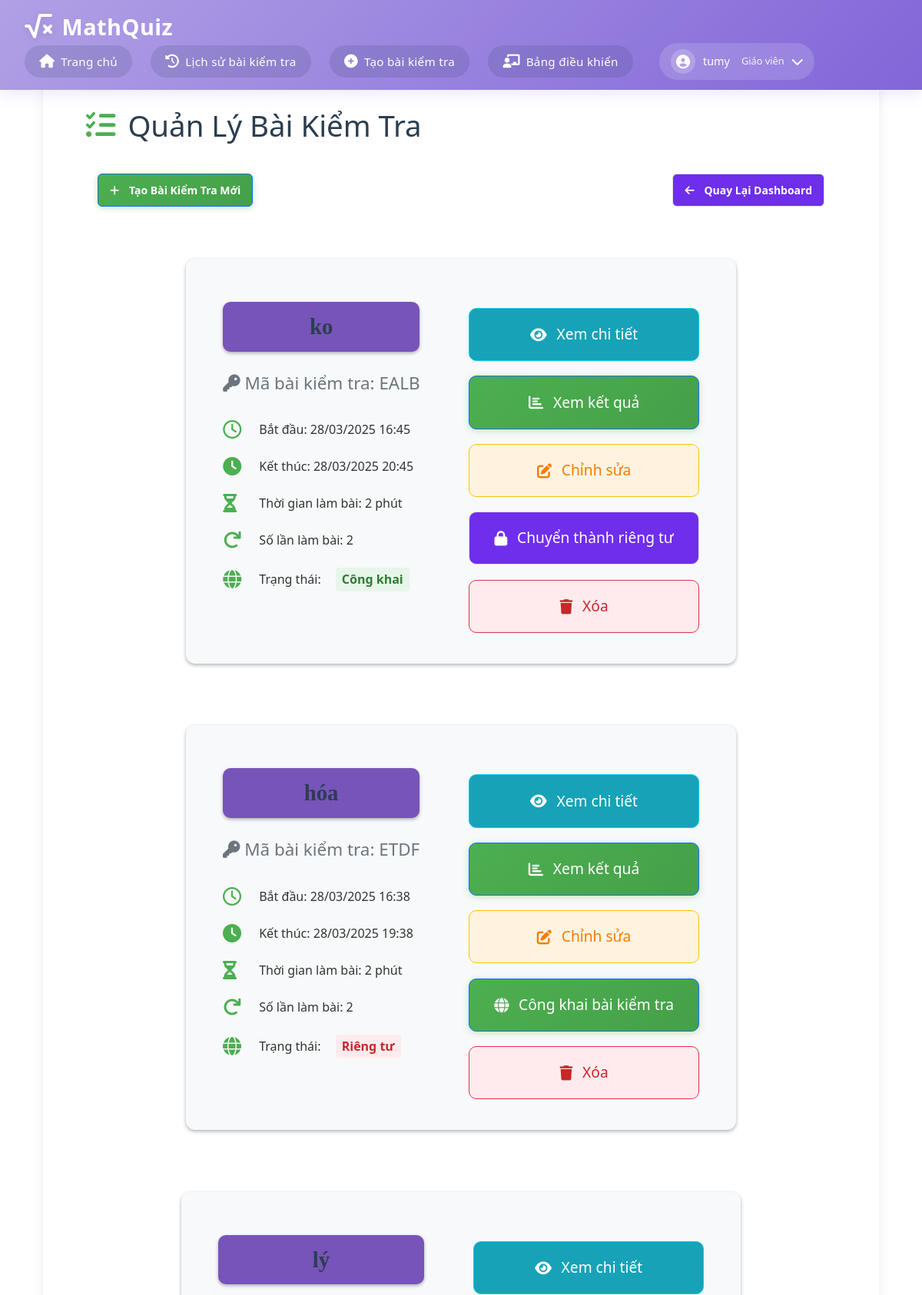
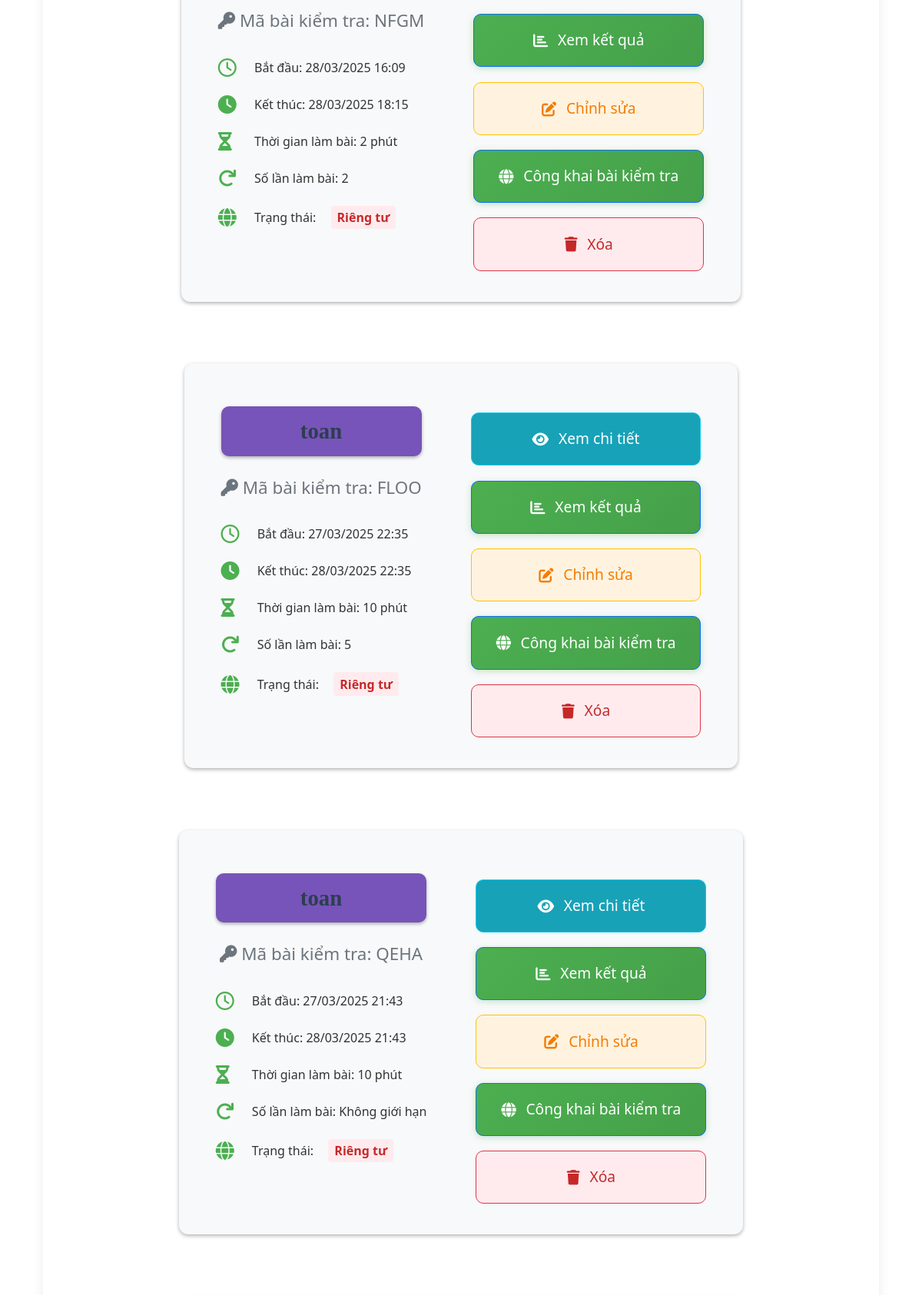
Page /teacher/manage-quizzes (signed in, upper part) on the committed database (2 pictures, top to bottom).
### app.py (models this page shows)
class Quiz(db.Model):
    id = db.Column(db.Integer, primary_key=True)
    title = db.Column(db.String(200), nullable=False)
    quiz_code = db.Column(db.String(10), unique=True, nullable=True, server_default=None)  # Make it nullable with default None
    teacher_id = db.Column(db.Integer, db.ForeignKey('user.id'), nullable=False)
    start_time = db.Column(db.DateTime, nullable=False)
    end_time = db.Column(db.DateTime, nullable=False)
    duration = db.Column(db.Integer, nullable=False)  # in minutes
    max_attempts = db.Column(db.Integer, nullable=True, default=None)  # Số lần làm bài tối đa
    is_public = db.Column(db.Boolean, default=False)  # Thêm trường is_public
    questions = db.relationship('Question', backref='quiz', lazy=True)
    teacher = db.relationship('User', backref='quizzes', lazy=True)

### app.py (the view)
@app.route('/teacher/manage-quizzes')
def manage_quizzes():
    if 'user_id' not in session or session['role'] != 'teacher':
        flash('Bạn không có quyền truy cập trang này!')
        return redirect(url_for('home'))
    teacher_id = session['user_id']
    quizzes = Quiz.query.filter_by(teacher_id=teacher_id).order_by(Quiz.id.desc()).all()
    return render_template('manage_quizzes.html', quizzes=quizzes)

### templates/manage_quizzes.html (shortened to what this page needs)
{% extends "base.html" %}
{% block content %}
<div class="container">
    <h1><i class="fas fa-tasks"></i> Quản Lý Bài Kiểm Tra</h1>
    <div class="action-bar">
        <a href="{{ url_for('create_quiz') }}" class="btn btn-primary">
            <i class="fas fa-plus"></i> Tạo Bài Kiểm Tra Mới
        </a>
        <a href="{{ url_for('teacher_dashboard') }}" class="btn btn-secondary">
            <i class="fas fa-arrow-left"></i> Quay Lại Dashboard
        </a>
    </div>
    <div class="quiz-list-manage">
        {% if quizzes %}
            {% for quiz in quizzes %}
            <div class="quiz-card">
                <div class="quiz-info">
                    <h3>{{ quiz.title }}</h3>
                    <div class="quiz-code">
                        <i class="fas fa-key"></i> Mã bài kiểm tra: {{ quiz.quiz_code }}
                    </div>
                    <div class="quiz-info-text">
                        <i class="far fa-clock"></i>
                        Bắt đầu: {{ quiz.start_time.strftime('%d/%m/%Y %H:%M') }}
                    </div>
                    <div class="quiz-info-text">
                        <i class="fas fa-clock"></i>
                        Kết thúc: {{ quiz.end_time.strftime('%d/%m/%Y %H:%M') }}
                    </div>
                    <div class="quiz-info-text">
                        <i class="fas fa-hourglass-half"></i>
                        Thời gian làm bài: {{ quiz.duration }} phút
                    </div>
                    <div class="quiz-info-text">
                        <i class="fas fa-redo"></i>
                        Số lần làm bài: {{ quiz.max_attempts if quiz.max_attempts else 'Không giới hạn' }}
                    </div>
                    <div class="quiz-info-text">
                        <i class="fas fa-globe"></i>
                        Trạng thái: <span class="visibility-status {{ 'public' if quiz.is_public else 'private' }}">
                            {{ 'Công khai' if quiz.is_public else 'Riêng tư' }}
                        </span>
                    </div>
                </div>
                <div class="quiz-actions">
                    <a href="{{ url_for('view_quiz', quiz_id=quiz.id) }}" class="btn btn-small btn-info">
                        <i class="fas fa-eye"></i> Xem chi tiết
                    </a>
                    <a href="{{ url_for('quiz_results', quiz_id=quiz.id) }}" class="btn btn-small btn-primary">
                        <i class="fas fa-chart-bar"></i> Xem kết quả
                    </a>
                    <a href="{{ url_for('edit_quiz', quiz_id=quiz.id) }}" class="btn btn-small btn-warning">
                        <i class="fas fa-edit"></i> Chỉnh sửa
                    </a>
                    <a href="{{ url_for('toggle_quiz_visibility', quiz_id=quiz.id) }}" class="btn btn-small {{ 'btn-secondary' if quiz.is_public else 'btn-primary' }}">
                        <i class="fas {{ 'fa-lock' if quiz.is_public else 'fa-globe' }}"></i>
                        {{ 'Chuyển thành riêng tư' if quiz.is_public else 'Công khai bài kiểm tra' }}
                    </a>
                    <a href="{{ url_for('delete_quiz', quiz_id=quiz.id) }}" class="btn btn-small btn-danger" onclick="return confirm('Bạn có chắc chắn muốn xóa bài kiểm tra này?')">
                        <i class="fas fa-trash"></i> Xóa
                    </a>
                </div>
            </div>
            {% endfor %}
        {% endif %}
    </div>
</div>
{% endblock %}

### static/css/style.css (style rules this page uses)
:root { --primary-color: #9370DB; --secondary-color: #B19CD9; --background-color: linear-gradient(135deg, #9370DB, #9c83ca, #F8F8FF); --text-color: #333; }
* { margin: 0; padding: 0; box-sizing: border-box; }
html, body { height: 100%; margin: 0; display: flex; flex-direction: column; }
body { font-family: Arial, sans-serif; background-color: var(--background-color); color: var(--text-color); line-height: 1.6; height: 100%; width: 100%; margin: 0; }
.container { width: 100%; text-align: center; margin: 30px auto; }
.btn { background-color: #9370DB; color: white; padding: 0.8rem 1.5rem; border: none; border-radius: 4px; cursor: pointer; font-size: 1rem; transition: background-color 0.3s; text-decoration: none; display: inline-block; }
.btn { width: 300px; padding: 12px; font-size: 18px; color: #fff; background-color: #007bff; border: none; border-radius: 4px; cursor: pointer; }
.btn-primary { width: auto; background-color: #1a9248 !important; }
.btn-danger { background-color: #db1c1c; }
.btn-secondary { width: auto; background-color: #6e2eec !important; }
.quiz-card { display: block; background: #ffffff; padding: 1.5rem; border-radius: 10px; box-shadow: 0 2px 5px rgba(0, 0, 0, 0.3); max-width: 100%; margin: 20px auto; width: auto; box-sizing: border-box; height: auto; }
.quiz-card h3 { font-family: 'Times New Roman', Times, serif; background: #7754b9; color: #ffffff; border-radius: 10px; padding: 15px; box-shadow: 0 2px 4px rgba(0,0,0,0.3); margin: 0; font-size: 1.5rem; text-overflow: ellipsis; overflow: hidden; white-space: nowrap; word-wrap: break-word; }
.quiz-card .quiz-info { font-size: 1rem; margin-top: 1rem; }
.quiz-card .quiz-info-text { font-size: 1rem; color: #333; }
.quiz-card .quiz-actions { margin-top: 1.5rem; display: flex; justify-content: space-between; }
.quiz-actions { display: flex; gap: 1rem; margin-top: 1rem; }
.quiz-actions .btn-info { background-color: #17a2b8; color: white; }
.quiz-info-text { font-size: 0.875rem; margin: 5px 0; word-wrap: break-word; }
.btn-small { padding: 0.5rem 1rem; font-size: 0.9rem; }
.quiz-info-text { margin-top: 20px; color: #110e0e; text-align: center; text-align: left; }
.action-bar { display: flex; justify-content: space-between; margin-bottom: 20px; }
.action-bar .btn { padding: 10px 15px; font-size: 14px; font-weight: bold; border-radius: 6px; text-decoration: none; margin-left: 15px; margin-right: 15px; }

### templates/base.html (style rules this page uses)
:root { --primary-color: #b1a0e5; --secondary-color: #8166d8; --background-color: #b1a4dd; --text-color: #333; --shadow: rgba(112, 87, 219, 0.15); }
body { margin: 0; padding: 0; min-height: 100vh; background: var(--background-color); font-family: 'Segoe UI', system-ui, -apple-system, sans-serif; color: var(--text-color); display: flex; flex-direction: column; }
.container { margin-top: 6rem; margin-bottom: 15px; padding: 2rem; background: white; border-radius: 20px; box-shadow: -2px 7px 30px rgb(0 0 0 / 15%); flex: 1; }

### rows in the picture
Quiz: title "ko", quiz_code "EALB", start_time "28/03/2025 16:45", end_time "28/03/2025 20:45", duration "2", max_attempts "2", is_public "Công khai", is_public "Chuyển thành riêng tư"
Quiz: title "hóa", quiz_code "ETDF", start_time "28/03/2025 16:38", end_time "28/03/2025 19:38", duration "2", max_attempts "2", is_public "Riêng tư", is_public "Công khai bài kiểm tra"
Quiz: title "lý", quiz_code "NFGM", start_time "28/03/2025 16:09", end_time "28/03/2025 18:15", duration "2", max_attempts "2", is_public "Riêng tư", is_public "Công khai bài kiểm tra"
Quiz: title "toan", quiz_code "FLOO", start_time "27/03/2025 22:35", end_time "28/03/2025 22:35", duration "10", max_attempts "5", is_public "Riêng tư", is_public "Công khai bài kiểm tra"
Quiz: title "toan", quiz_code "QEHA", start_time "27/03/2025 21:43", end_time "28/03/2025 21:43", duration "10", max_attempts "Không giới hạn", is_public "Riêng tư", is_public "Công khai bài kiểm tra"

### other values in the picture
{{ session['username'] }} "tumy"
